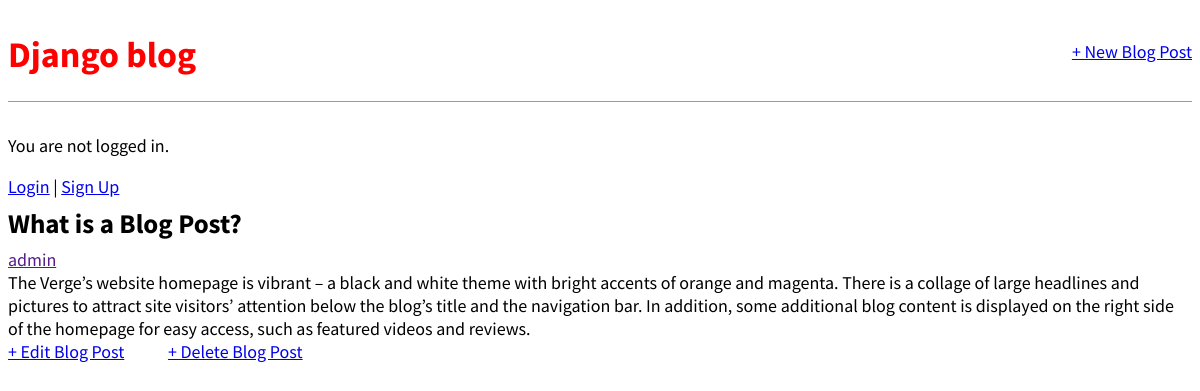
Page /blog-detail/2/ on the committed database.
### blogposts/models.py (models this page shows, shortened)
class BlogPost(models.Model):
    title = models.CharField(max_length=200)
    author = models.ForeignKey(User, on_delete=models.CASCADE)
    body = models.TextField()

### blogposts/views.py (the view)
# urls.py: path('blog-detail/<int:pk>/', views.BlogDetailView.as_view(), name='blog-detail'),
class BlogDetailView(DetailView):
    model = BlogPost
    template_name = 'blog_detail.html'

### blogposts/templates/blog_detail.html
{% extends 'base.html' %}
{% block content %}
    <div class="post-entry">
        <h2>{{ blogpost.title }}</h2>
        <a href="">{{ object.author }}</a>
        <p>{{ object.body }}</p>
        <a href="{% url 'blog-update' object.id %}"> + Edit Blog Post</a>
        <a href="{% url 'blog-delete' object.id %}" style="margin-left: 40px;"> +  Delete Blog Post</a>
    </div>
{% endblock content %}

### static/css/base.css (style rules this page uses)
body { font-family: 'Source Sans Pro', sans-serif; font-size: 18px; }
.post-entry { margin-bottom: 2rem; }
.post-entry h2 { margin: 0.5rem 0; }
.post-entry p { margin: 0; font-weight: 400; }

### rows in the picture
BlogPost: title "What is a Blog Post?", author "admin", body "The Verge’s website homepage is vibrant – a black and white theme with bright accents of orange and magenta. There is a collage of large headlines and pictures to attract site visitors’ attention below the blog’s title and the navigation bar. In addition, some additional blog content is displayed on the right side of the homepage for easy access, such as featured videos and reviews."
